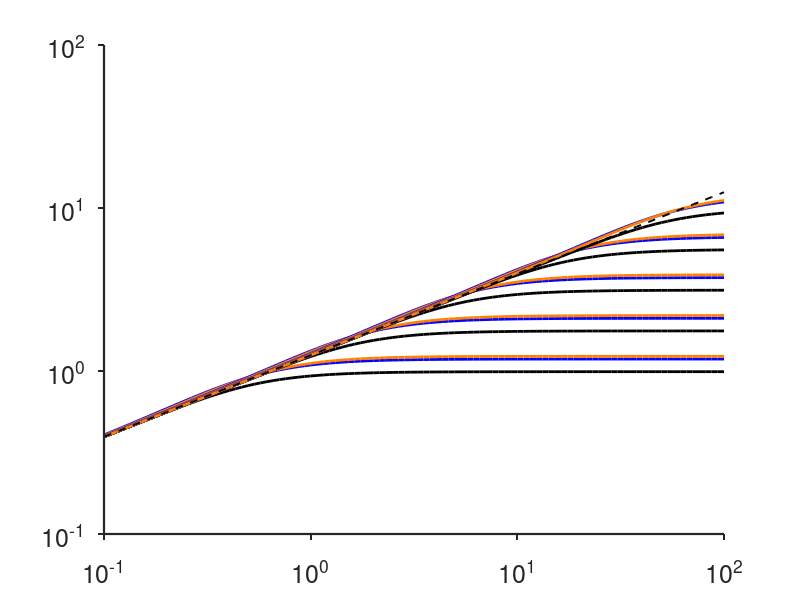

The MATLAB source for this figure: (Note: this script raises an error after producing the figure.)
function fig = plot_Us_vs_SWW(opts)
%% Plot surface velocity as a function of standing-wave wavelength
%
% This function calculates and plots the theoretical relationship between
% surface velocity U_s and standing-wave wavelength lambda for several
% fixed water depths and three assumed vertical velocity profiles:
% constant, linear, and power-law.
%
% The deep-water relationship U_s = sqrt(g/k) is shown for reference.
% The secondary y-axis identifies the curves corresponding to the
% different water depths.
%
% Inputs:
%   opts  Optional structure controlling figure output and appearance.
%
% Principal opts fields:
%   alpha           velocity-index (default: 0.85)
%   figureWidthIn   figure width in inches (default: 8)
%   figureHeightIn  figure height in inches (default: 3)
%   saveFigure      save figure when true (default: false)
%   outFigureFile   extensionless output filename
%   tickFontSize    source tick font size for 0.6\textwidth (default: 18)
%   labelFontSize   source label size for 0.6\textwidth (default: 20)
%   legendFontSize  source legend size for 0.6\textwidth (default: 18)
%
% Output:
%   fig   MATLAB figure handle.
%
% Example:
%   fig = plot_Us_vs_SWW();
%
% Author: Giulio Dolcetti
% Date: 16/09/2026
%
% -------------------------------------------------------------------------

if nargin < 1 || isempty(opts)
    opts = struct;
end

opts = set_plot_defaults(opts);

%% Physical parameters

g = 9.81;

%% Define wavelength and water-depth ranges

% Wavelengths considered in the figure
lambda = logspace(-1, 2, 100);

% Fixed water depths used to generate the curves
h = logspace(-1, 1, 5);

% Wavenumber
[L, H] = meshgrid(lambda, h);
K = 2 * pi ./ L;

%% Calculate surface velocity

alpha = opts.alpha;

% Constant velocity profile
U_const = sqrt( ...
    g .* H .* tanh(K .* H) ./ (K .* H));

% Linear velocity profile
m = 2 * (1 - alpha);

U_lin = sqrt( ...
    g .* H .* tanh(K .* H) ./ ...
    (K .* H - m .* tanh(K .* H)));

% Power-law velocity profile
n = (1 - alpha) / alpha;
s = sign(0.5 - n);

nu_num = s * (0.5 - n);
nu_den = -s * (0.5 + n);

U_pow = sqrt( ...
    g .* H .* ...
    besseli(nu_num, K .* H) ./ ...
    besseli(nu_den, K .* H) ./ ...
    (K .* H));

%% Define curve colours

constantColour = [0 0 0];
linearColour = [0 0 1];
powerColour = [255 127 0] / 255;

% The figure is placed at 0.6\textwidth. Its exported bounding box includes
% the right-hand depth labels, giving a measured final scale of about 0.5.
% Pre-scale visual elements so their manuscript sizes match other figures.
latexScale = 0.5;
profileLineWidth = 1.0 / latexScale;
deepLineWidth = 0.7 / latexScale;
axesLineWidth = 0.8 / latexScale;

%% Create figure

% Size the exported artwork for its full-width (5.5-inch) placement in
% the AGU manuscript, avoiding enlargement of text and strokes by LaTeX.
fig = figure('Position',[100 100 928 530]);

ax1 = axes(fig);
hold(ax1, 'on');

%% Plot velocity-profile relationships

% Store one handle for each profile family. These representative curves
% are used to construct the legend; all depth-specific curves are plotted.
for i = 1:length(h)

    p1{i}=plot(ax1, lambda, U_const(i, :), ...
        'Color', constantColour, ...
        'LineWidth', profileLineWidth);

    p2{i}=plot(ax1, lambda, U_lin(i, :), ...
        'Color', linearColour, ...
        'LineWidth', profileLineWidth);

    p3{i}=plot(ax1, lambda, U_pow(i, :), ...
        'Color', powerColour, ...
        'LineWidth', profileLineWidth);

end

% Deep-water relationship
U_deep = sqrt(g / (2 * pi) .* lambda);

p0 = plot(ax1, lambda, U_deep, ...
    'k--', ...
    'LineWidth', deepLineWidth);

%% Configure primary axes


set(ax1, ...
    'XScale', 'log', ...
    'YScale', 'log', ...
    'FontSize', opts.tickFontSize, ...
    'LineWidth', axesLineWidth, ...
    'TickDir', 'out', ...
    'Layer', 'top');

ax1.XTick = [1e-1 1e0 1e1 1e2];


xlim(ax1, [1e-1 1e2]);
ylim(ax1, [0.4 10]);

xlabel(ax1, '$\lambda$ ($\mathrm{m}$)', ...
    'Interpreter', 'latex', 'FontSize', opts.labelFontSize);

ylabel(ax1, '$U_s$ ($\mathrm{m}\,\mathrm{s}^{-1}$)', ...
    'Interpreter', 'latex', 'FontSize', opts.labelFontSize);

%% Legend

lgd = legend([p0, p1{2}, p2{2}, p3{2}], ...
    {'Deep-water limit', 'Constant profile', ...
     'Linear profile', 'Power profile'}, ...
    'Orientation', 'vertical', ...
    'Location', 'northwest', ...
    'Interpreter', 'none', ...
    'FontSize', opts.legendFontSize, ...
    'Box', 'off');
lgd.Units = 'normalized';

%% Create secondary axes for water-depth labels

% The secondary y-axis uses the same coordinates as the primary axis.
% Its tick positions correspond to the surface velocities at the largest
% wavelength for each of the five water depths.
ax2 = axes( ...
    'Position', ax1.Position, ...
    'Color', 'none', ...
    'XAxisLocation', 'top', ...
    'YAxisLocation', 'right', ...
    'XColor', 'none', ...
    'YColor', 'k', ...
    'XScale', 'log', ...
    'YScale', 'log', ...
    'FontSize', opts.tickFontSize, ...
    'LineWidth', axesLineWidth, ...
    'TickDir', 'out', ...
    'Layer', 'top');

linkaxes([ax1 ax2], 'xy');

% Use the constant-profile velocity at the largest wavelength as the
% representative velocity associated with each water depth.
yTicks = U_const(:, end);

ax2.YTick = yTicks;
ax2.YTickLabel = compose('$h=%.1f~\\mathrm{m}$', h);
ax2.FontName = 'Times New Roman';
ax2.TickLabelInterpreter = 'latex';

% Keep the two axes exactly coincident.
ax1.Position = [0.12 0.2 0.45 0.7];
ax2.Position = ax1.Position;

ylim(ax1, [0.4 10]);

% Ensure the secondary axis does not alter the displayed limits.
xlim(ax2, ax1.XLim);
ylim(ax2, ax1.YLim);


%% Figure appearance

set(fig, 'Color', 'w');


%% Save figure

if opts.saveFigure && ~isempty(opts.outFigureFile)

    [outDir, ~, ext] = fileparts(opts.outFigureFile);

    if ~isempty(outDir) && ~isfolder(outDir)
        mkdir(outDir);
    end

    if isempty(ext)

        pngFile = [opts.outFigureFile '.png'];
        pdfFile = [opts.outFigureFile '.pdf'];

        exportgraphics(fig, pngFile, ...
            'Resolution', 600);

        exportgraphics(fig, pdfFile, ...
            'ContentType', 'vector', ...
            'BackgroundColor', 'white');

    else

        exportgraphics(fig, opts.outFigureFile, ...
            'Resolution', 600);

    end

end

end


%% ========================================================================
% Local helpers
%% ========================================================================

function opts = set_plot_defaults(opts)

opts = default_field(opts, 'alpha', 0.85);
opts = default_field(opts, 'figureWidthIn', 8);
opts = default_field(opts, 'figureHeightIn', 3);
opts = default_field(opts, 'saveFigure', false);
opts = default_field(opts, 'outFigureFile', '');
opts = default_field(opts, 'tickFontSize', 9 / 0.5);
opts = default_field(opts, 'labelFontSize', 10 / 0.5);
opts = default_field(opts, 'legendFontSize', 9 / 0.5);

end


function s = default_field(s, f, v)

if ~isfield(s, f) || isempty(s.(f))
    s.(f) = v;
end

end
